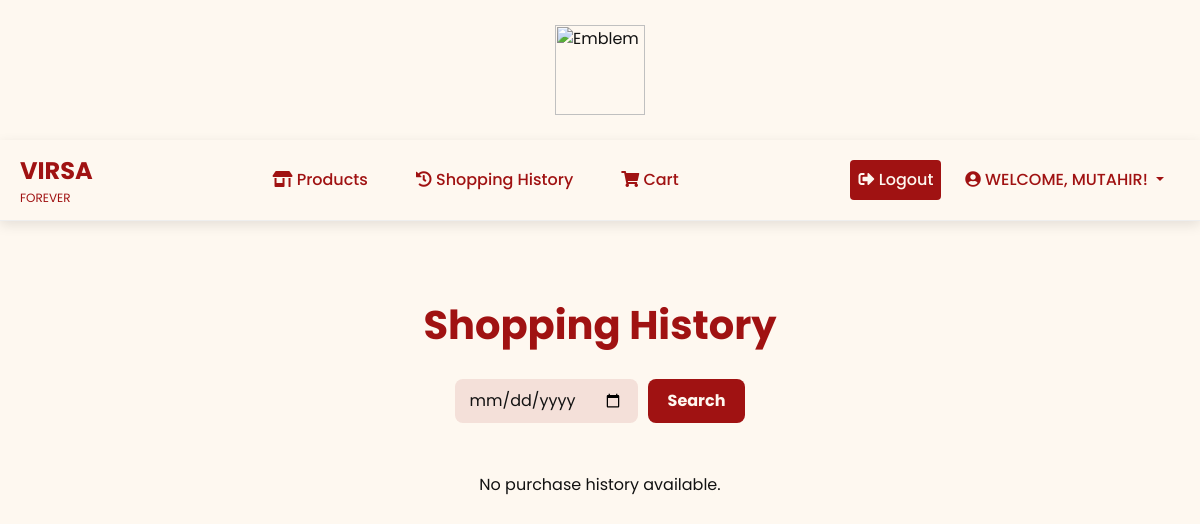
The page /history (signed in) on the database as committed earlier.
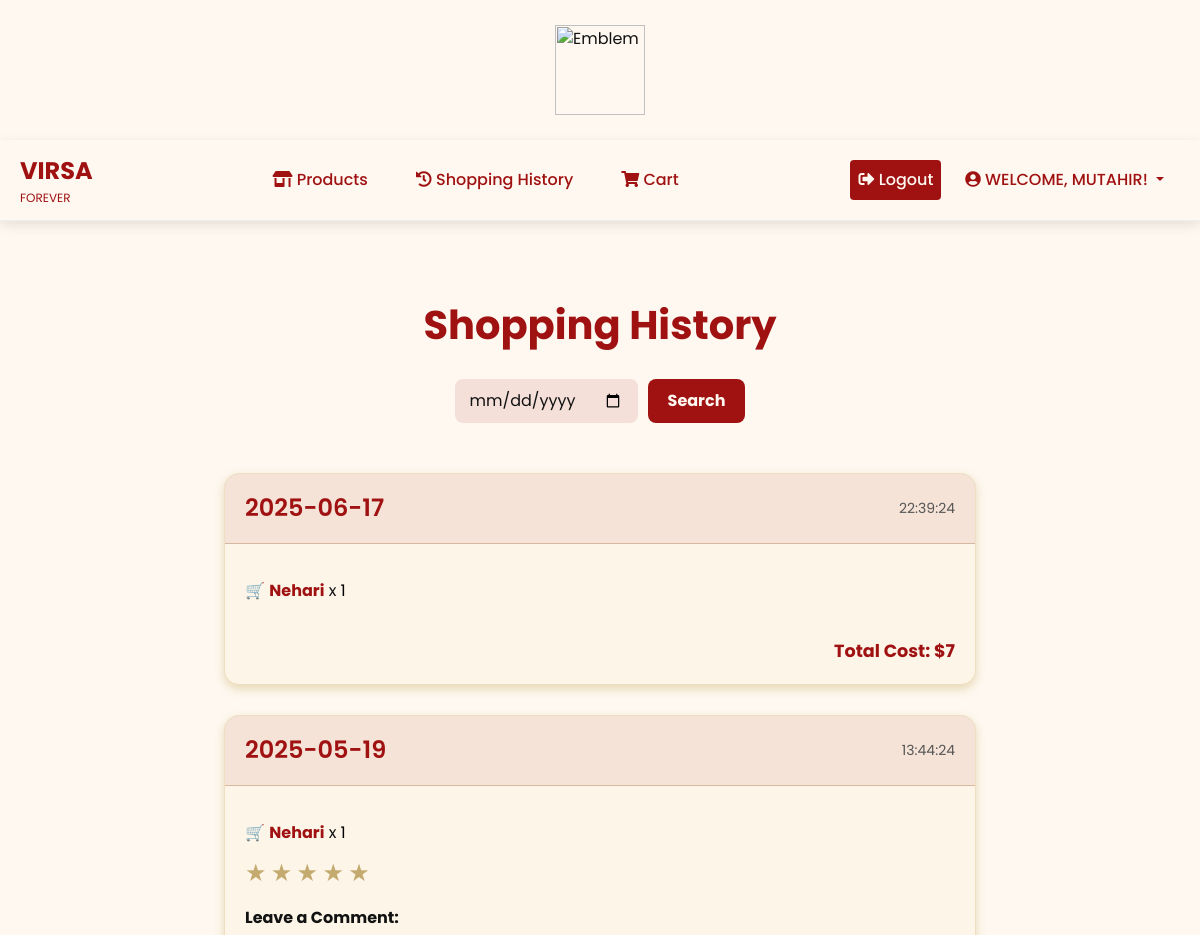
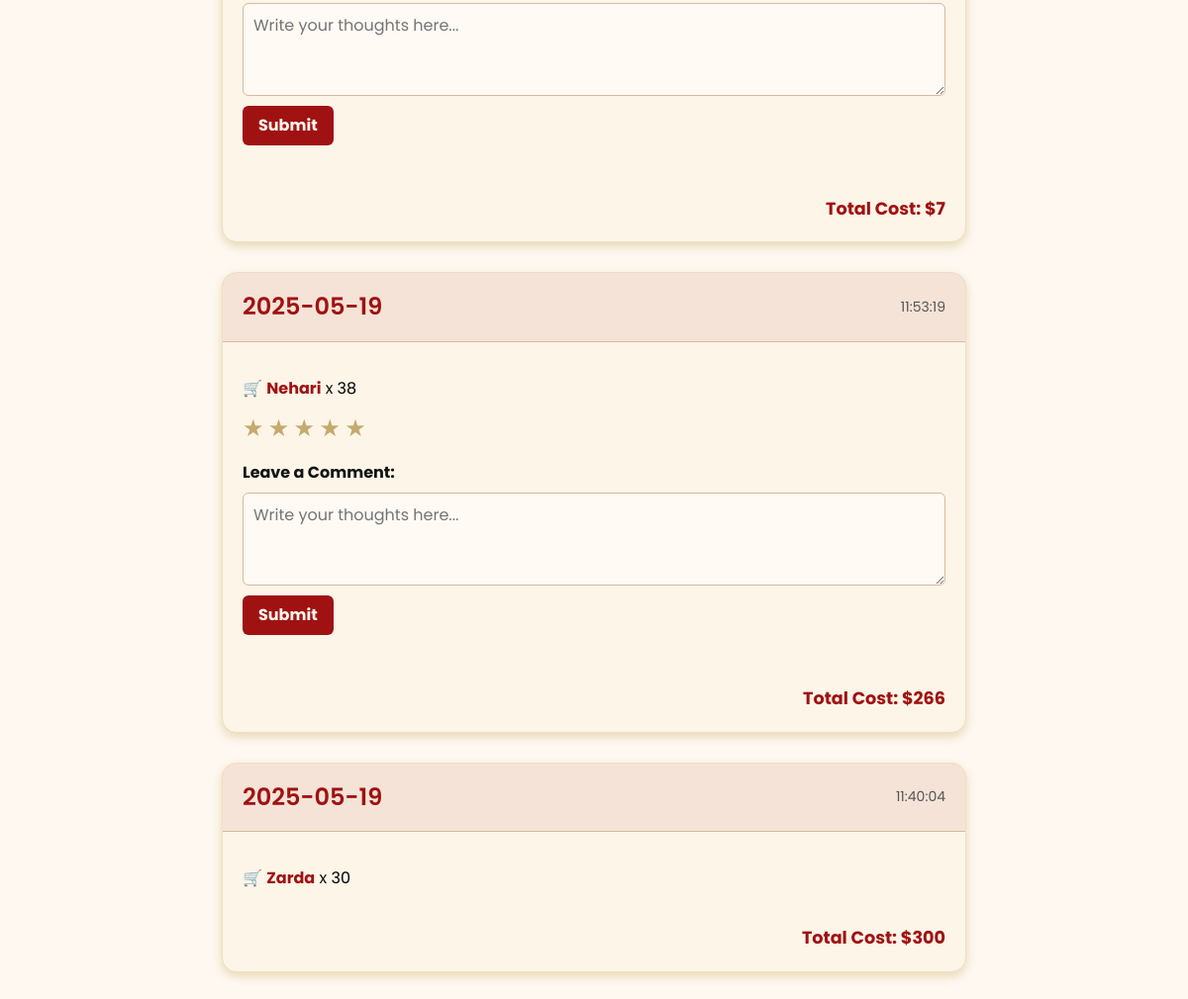
The same page on the database as committed later (2 pictures, top to bottom).
### tables this page shows
CREATE TABLE Users(
            id INTEGER PRIMARY KEY NOT NULL UNIQUE,
            username TEXT NOT NULL,
            password TEXT NOT NULL,
            first_name TEXT NOT NULL,
            last_name TEXT NOT NULL,
            address TEXT,
            user_type TEXT NOT NULL
        );

CREATE TABLE Orders (
            id INTEGER PRIMARY KEY,
            order_date TEXT DEFAULT (DATE('now')),
            order_time TEXT DEFAULT (TIME('now')),
            total_amount INTEGER NOT NULL CHECK(total_amount >= 0),
            customer_id INTEGER NOT NULL,
            status TEXT NOT NULL CHECK(status IN ('DELIVERED', 'PENDING')),
            FOREIGN KEY (customer_id) REFERENCES Users(id) ON DELETE CASCADE
        );

CREATE TABLE Products(
            id INTEGER PRIMARY KEY NOT NULL UNIQUE,
            product_name TEXT NOT NULL,
            product_price INTEGER NOT NULL,
            product_description TEXT NOT NULL,
            product_stock INTEGER NOT NULL,
            product_image BLOB
        );

### app.py (the view, shortened to what this page needs)
@app.route('/history', methods=['GET', 'POST'])
def history():
    if logged_user is None:
        return redirect(url_for('login'))
    user = logged_user
    user.load_history_from_database()
    logged_user.load_history_from_database()
    history = user.view_shopping_history()
    return render_template('history.html', history=history, search_performed=False, user=logged_user, check_feedback_exists=user.check_feedback_exists)

### app.py (called while the page is built, shortened)
    def check_feedback_exists(self, order_id, product_id):
        print(order_id, product_id)
        self.cursor.execute('''
            SELECT 1 FROM Feedback
            WHERE order_id = ? AND prod_id = ?
        ''', (order_id, product_id))
        self.connect.commit()
        return self.cursor.fetchone() is not None

    def view_shopping_history(self):
        for i in range(len(self.shopping_history.shopping_records)):
            try:
               if (self.shopping_history.shopping_records[i].order_time == self.shopping_cart.shopping_records[i+1].order_time):
                    del self.shopping_history.shopping_records[i+1]
            except:
                pass
        return (self.shopping_history.view_history())

    def load_history_from_database(self):
        self.shopping_history.load_shopping_history(self.load_history())

    def check_feedback_exists(self, order_id, product_id):
        return super().check_feedback_exists(order_id, product_id)

    def load_shopping_history(self, shopping_history):
     for database_record in shopping_history:
        found = False
        if self.shopping_records:
            for record in self.shopping_records:
                if (database_record[2] == record.order_time) and (str(database_record[1]) == str(record.order_date)):
                    record.add_items(database_record[5], database_record[6], database_record[7])
                    found = True
                    break

    def view_history(self):
        return self.shopping_records

    def add_items(self, product_name, product_quantity, product_id):
        self.order_items[product_name] = {"quantity": product_quantity, "product_id": product_id}

### templates/history.html (shortened to what this page needs)
{% extends "base.html" %}
{% block additional_nav_links %}Welcome, {{ user.first_name }}!{% endblock %}
{% block content %}
<!DOCTYPE html>
<html lang="en">
<head>
    <link href="https://stackpath.bootstrapcdn.com/bootstrap/5.0.0-beta3/css/bootstrap.min.css" rel="stylesheet">
</head>
<body>
    <div class="container">
        <h1>Shopping History</h1>
        <form class="search-form" method="post" action="{{ url_for('history') }}">
            <input type="date" name="search_date" required>
            <button type="submit">Search</button>
        </form>
        {% if history %}
    {% for shopping_record in history if shopping_record.status == 'DELIVERED' %}
        <div class="history-card">
            <div class="card-header d-flex justify-content-between align-items-center">
                <h4>{{ shopping_record.order_date }}</h4>
                <small>{{ shopping_record.order_time }}</small>
            </div>
            <div class="card-body">
                <ul class="product-list">
                    {% for product_name, details in shopping_record.order_items.items() %}
                        <li class="product-item">
                            <span class="product-icon">🛒</span>
                            <span class="product-name">{{ product_name }}</span> x
                            <span class="product-quantity" style="color: black;">{{ details.quantity }}</span>
                            {% if check_feedback_exists(shopping_record.order_id, details.product_id) %}
                            {% else %}
                                <form method="post" action="{{ url_for('history') }}">
                                    <div class="rating">
                                        {% for i in range(1, 6) %}
                                            <span class="star" data-rating="{{ i }}">&#9733;</span>
                                        {% endfor %}
                                    </div>
                                    <div class="comments">
                                        <label><strong>Leave a Comment:</strong></label>
                                        <textarea name="comment" rows="3" placeholder="Write your thoughts here..."></textarea>
                                        <button type="submit" class="submit-comment">Submit</button>
                                    </div>
                                </form>
                            {% endif %}
                        </li>
                    {% endfor %}
                </ul>
                <div class="total-cost">Total Cost: ${{ shopping_record.total_amount }}</div>
            </div>
        </div>
    {% endfor %}
{% else %}
    <p class="text-center">No purchase history available.</p>
{% endif %}
</div>
</body>
</html>
{% endblock %}

### templates/base.html (shortened to what this page needs)
<html lang="en">
<head>
  <link href="https://stackpath.bootstrapcdn.com/bootstrap/4.5.2/css/bootstrap.min.css" rel="stylesheet"/>
  <link href="https://cdnjs.cloudflare.com/ajax/libs/font-awesome/5.15.3/css/all.min.css" rel="stylesheet"/>
</head>
<body>
<div class="ribbon-wrapper">
  <div class="center-logo">
    <img src="https://tharfoundation.org/app/themes/tharfoundation/assets/images/dado-sutho-gul.svg" alt="Emblem">
  </div>
</div>
<nav class="navbar navbar-expand-lg custom-navbar">
  <div class="container-fluid">
    <a class="navbar-brand d-flex align-items-center" href="{{ url_for('products') }}">
      <div>
        <div style="color: #a01212; font-weight: bold; font-size: 1.5rem;">VIRSA</div>
        <small style="font-size: 0.75rem; color: #a01212;">FOREVER</small>
      </div>
    </a>
    <div class="collapse navbar-collapse justify-content-between" id="navbarNavDropdown">
      <ul class="navbar-nav d-flex flex-lg-row flex-column justify-content-center mx-auto shift-right">
        <li class="nav-item mx-3">
          <a class="nav-link" href="{{ url_for('products') }}"><i class="fas fa-store-alt"></i> Products</a>
        </li>
        <li class="nav-item mx-3">
          <a class="nav-link" href="{{ url_for('history') }}"><i class="fas fa-history"></i> Shopping History</a>
        </li>
        <li class="nav-item mx-3">
          <a class="nav-link" href="{{ url_for('cart') }}"><i class="fas fa-shopping-cart"></i> Cart</a>
        </li>
      </ul>
      <ul class="navbar-nav d-flex align-items-center">
        <li class="nav-item mx-2">
          <a class="nav-link btn btn-warning" href="{{ url_for('logout') }}">
            <i class="fas fa-sign-out-alt"></i> Logout
          </a>
        </li>
        <li class="nav-item dropdown mx-2">
          <a class="nav-link dropdown-toggle text-uppercase" href="#" id="navbarDropdown" role="button" data-toggle="dropdown">
            <i class="fas fa-user-circle"></i> {% block additional_nav_links %}{% endblock %}
          </a>
        </li>
      </ul>
    </div>
  </div>
</nav>
<div class="container">
  {% block content %}{% endblock %}
</div>
</body>
</html>

### templates/base.html (style rules this page uses)
body { background-color: #fef8f0; color: #FFFFFF; font-family: 'Poppins', sans-serif; margin: 0; padding: 0; }
.custom-navbar { background-color: #fef8f0; backdrop-filter: blur(10px); box-shadow: 0 4px 12px rgba(0, 0, 0, 0.1); padding: 0px 8px; border-bottom: 1px solid #eee; }
.custom-navbar .navbar-brand { color: #a01212; font-weight: bold; font-size: 1.5rem; }
.custom-navbar .navbar-nav .nav-link { color: #a01212; font-weight: 500; transition: color 0.3s; }
.custom-navbar .nav-link.btn-warning { background-color: #a01212; color: #fef8f0; border: none; transition: background-color 0.3s; }
.ribbon-wrapper { width: 100%; height: 140px; position: relative; overflow: hidden; z-index: 0; }
.center-logo { position: absolute; top: 50%; left: 50%; transform: translate(-50%, -50%); z-index: 1; }
.center-logo img { height: 90px; }

### templates/history.html (style rules this page uses)
body { background-color: #fef8f0; color: #121212; font-family: 'Poppins', sans-serif; }
.container { max-width: 800px; margin: auto; padding-top: 40px; }
h1 { color: #a01212; font-weight: 700; text-align: center; }
.search-form { margin: 30px auto 50px auto; display: flex; justify-content: center; gap: 10px; flex-wrap: wrap; }
.search-form input[type="date"] { border: none; padding: 10px 15px; border-radius: 8px; background-color: rgba(160, 18, 18, 0.1); color: #121212; }
.search-form button, .reset-button { padding: 10px 20px; border: none; border-radius: 8px; font-weight: bold; transition: 0.2s; }
.search-form button { background-color: #a01212; color: #fef8f0; }
.history-card { background-color: #fcf5e8; border-radius: 15px; box-shadow: 0 4px 10px rgba(166, 124, 0, 0.25); margin-bottom: 30px; overflow: hidden; border: 1px solid #eedfc3; }
.card-header { background-color: rgba(160, 18, 18, 0.08); padding: 20px; border-bottom: 1px solid #d8b8a0; }
.card-header h4 { margin: 0; color: #a01212; font-weight: 600; }
.card-header small { color: #555; }
.card-body { padding: 20px; }
.product-list { list-style-type: none; padding: 0; }
.product-item { padding: 15px 0; border-bottom: 1px solid rgba(160, 18, 18, 0.1); }
.product-item:last-child { border-bottom: none; }
.product-name { font-weight: bold; color: #a01212; }
.product-quantity { color: #333; }
.rating { margin-top: 10px; }
.star { font-size: 24px; color: #c4aa6e; cursor: pointer; transition: color 0.2s; }
.comments { margin-top: 15px; }
.comments textarea { width: 100%; padding: 10px; background-color: #fffaf4; border: 1px solid #d8b8a0; border-radius: 6px; color: #121212; }
.submit-comment { margin-top: 10px; background-color: #a01212; color: #fef8f0; border: none; border-radius: 6px; padding: 8px 16px; font-weight: bold; cursor: pointer; }
.total-cost { text-align: right; color: #a01212; font-size: 1.1rem; margin-top: 20px; font-weight: bold; }

Rows that differ between the two databases and show on the page:
added Orders: order_date "2025-06-17", order_time "22:39:24", total_amount "7"
added Products: product_name "Nehari", quantity "1", quantity "38"
added Orders: order_date "2025-05-19", order_time "13:44:24", total_amount "7"
added Orders: order_date "2025-05-19", order_time "11:53:19", total_amount "266"
added Orders: order_date "2025-05-19", order_time "11:40:04", total_amount "300"
added Products: product_name "Zarda", quantity "30", shown under "2025-05-19"
Other text that changed with them:
text no longer shown: "No purchase history available."
